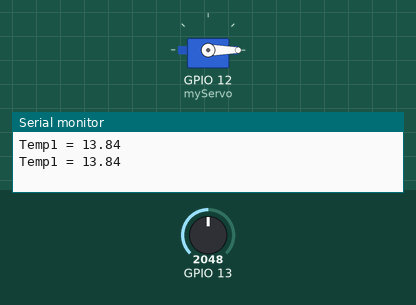
Bench run of a sketch on a simulated ESP32. On the bench: servo, the last lines printed to the serial monitor. The test bench sets the inputs (shaded band); at power-on: GPIO 13 = 2048.

Above: at 2.8 s.
2.9 s: GPIO 13 set to 3964
5.6 s: GPIO 13 set to 4039
At 7.2 s:
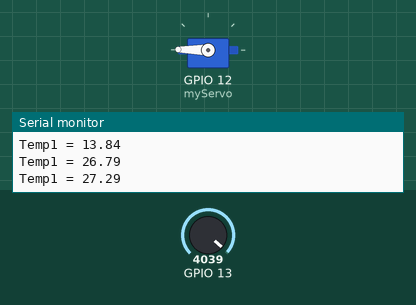
8.3 s: GPIO 13 set to 3603
At 10.3 s:
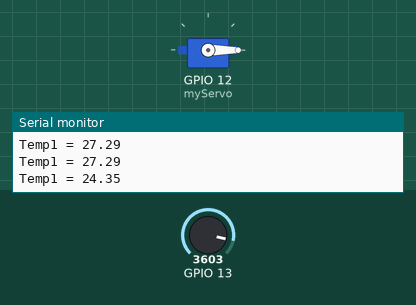
11.5 s: GPIO 13 set to 4095
At 13.0 s:
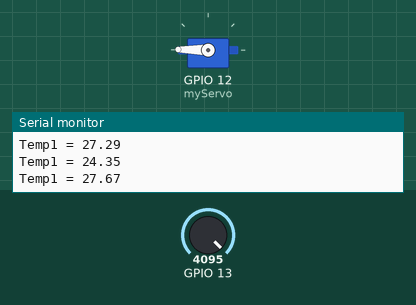
Timing chart, 0 to 14.5 s (numbered marks = the images above; inputs shaded):
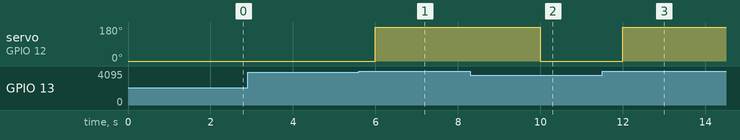

The sketch:

ESP32_with_servo.ino
```cpp
#include <ESP32_Servo.h>

Servo myServo;

void setup() {
  Serial.begin(9600);
  pinMode(13, INPUT);
  myServo.attach(12);
}

void loop() {
  int tempobase = analogRead(13);
  float temp1 = float(27.68 * tempobase) / float(4096); // На улице
  const float temp2 = 27; // В комнате

  Serial.print("\nTemp1 = ");
  Serial.print(temp1);

  if(temp2 < temp1)
    myServo.write(179);
  else myServo.write(0);

  delay(2000);
}
```

Measured:
- the behaviour switches between 3995 and 3996 on GPIO 13 (found by bisection; images 0 and 1)
- after the input at 5.6 s, servo on GPIO 12 (myServo): 0° → 179° after 0.40 s
- after the input at 8.3 s, servo on GPIO 12 (myServo): 179° → 0° after 1.7 s
- after the input at 11.5 s, servo on GPIO 12 (myServo): 0° → 179° after 0.50 s
